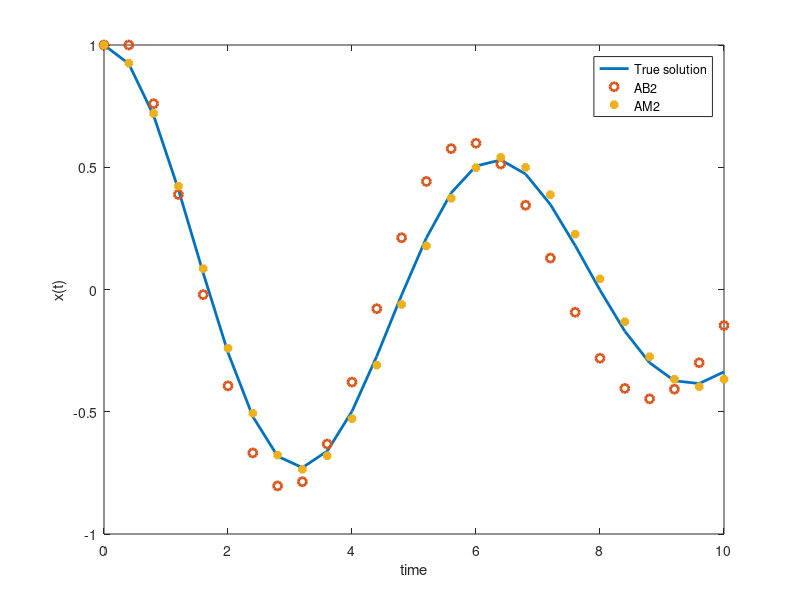

Here is the MATLAB script that generated this plot:
%% Linear Multi-step methods
% 3-Apr: Adams-Bashforth 2
% 5-Apr: add Trapezoidal Rule


%%
clear all
close all
clc

%% Define sample problem
% The most interesting part to vary here is ratio of wn and stepsize h.
wn = 1;
zeta = 0.1;
h = 0.4;

%%
% The equation to solve is
% $$ \ddot{x} + 2 \zeta \omega_n \dot{x} + \omega_n^2 x = 0 $$
f = @(z) [z(2); -wn^2*z(1)-2*zeta*wn*z(2)];

%%
% With initial conditions
z0 = [1;0];

%%
% Let's also define the true solution
wd = wn*sqrt(1-zeta^2);
y = @(t) exp(-zeta*wn*t).*( z0(1)*cos(wd*t) + (z0(2) + zeta*wn*z0(1))/wd*sin(wd*t) );

%%
tf = 10;
time = 0:h:tf;
nstep = length(time);

Z = zeros( 2, nstep);

%% Integrate the solution
% Let's first take an Euler step since AB2 is not self-starting
tic
Z(:,1) = z0;
Z(:,2) = Z(:,1) + h*f(z0);

%% 
% Now we can continue with AB2
fm1 = f(Z(:,1));
for i = 2:nstep-1
    
    fi = f(Z(:,i));
    Z(:,i+1) = Z(:,i) + h*( 3/2*fi - 1/2*fm1 );
    
    fm1 = fi;
    
end
toc

%% AM2/Trap
Z_am2 = zeros(size(Z));
Z_am2(:,1) = z0;
tol = 1e-6;
tic
for i = 1:nstep-1
    
    iter = 0;
    err = 1;
    if i == 1
        zest = Z_am2(:,i) + h*f(Z_am2(:,i));
    else
        zest = Z_am2(:,i) + h*(3/2*f(Z_am2(:,i)) - 1/2*f(Z_am2(:,i-1)) );
    end
    while err >= tol
        iter = iter + 1;
        zest1 = Z_am2(:,i) + h/2*( f(zest) + f(Z_am2(:,i)) );
    
        err = norm(zest1 - zest);
        zest = zest1;
        
    end
    Z_am2(:,i+1) = zest;
    iter
    
end
toc

%% Visualize the results 
% Now we can make a plot to compare the true solution and our
% approximations
plot(time, y(time), '-', ...
    'LineWidth', 2, 'DisplayName', 'True solution')
hold on
plot(time, Z(1,:), 'o', ...
    'LineWidth', 2, 'DisplayName', 'AB2')
xlabel('time')
ylabel('x(t)')
legend('show')


plot( time, Z_am2(1,:),'*', 'DisplayName', 'AM2', 'LineWidth', 3)


%%
% Convergence testing example
% z1 = [-0.328569181097212;
%    0.197477255580434];
% z2 = [-0.334745911140231;
%    0.188330026330040];
% z3 = [-0.336317094322793;
%    0.186084168432383];
% 
% z1(1) - z2(1)
% z2(1) - z3(1)


%%
